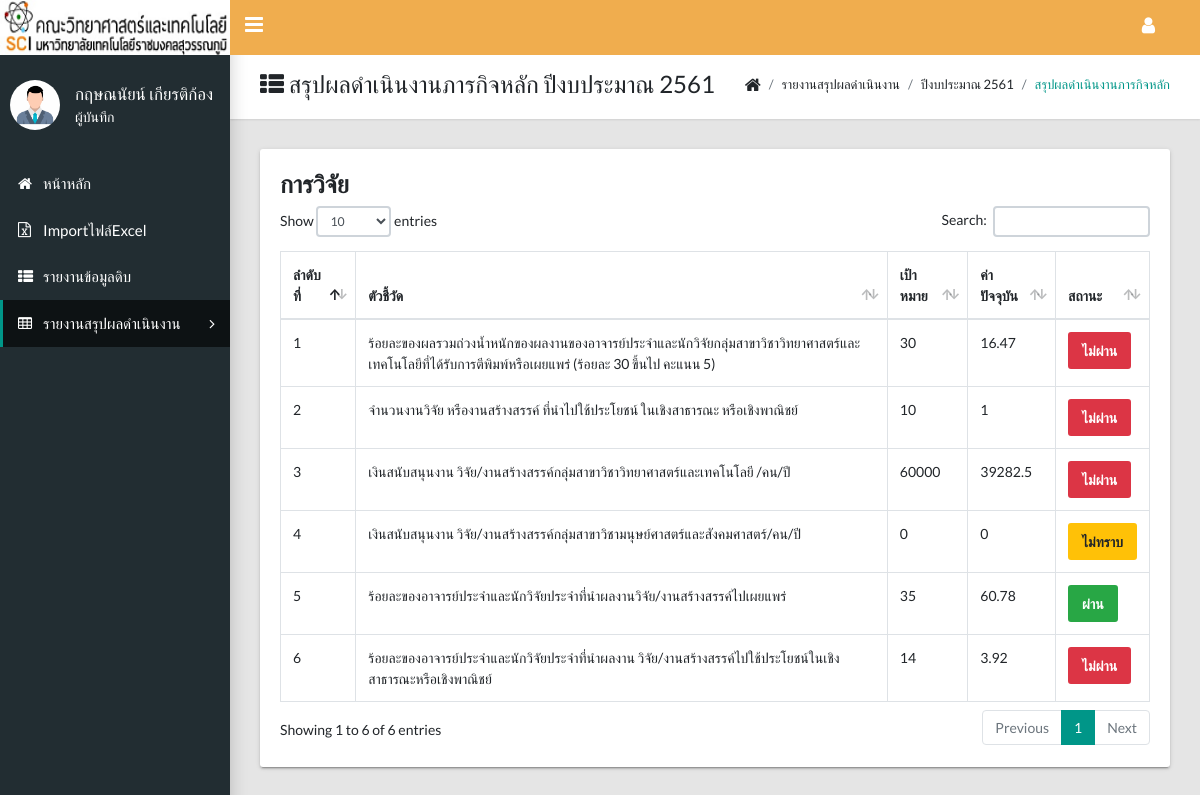
Page /report2561/sammary_report1_title2.php (signed in) on the committed database.
### tables this page shows
CREATE TABLE `operation1` (
  `oid` int(10) NOT NULL,
  `oname` varchar(255) NOT NULL,
  `goal` float NOT NULL,
  `present` float NOT NULL,
  `past` float NOT NULL
);

### report2561/sql_report1.php (called while the page is built, shortened)
<?php
$sql_report1_title2_no1 = "SELECT oid, oname, goal, present from operation1 where oid = 13 ;";
$result_report1_title2_no1 = $conn->query($sql_report1_title2_no1);
$report1_title2_no1 = mysqli_fetch_array($result_report1_title2_no1);
$sql_report1_title2_no2 = "SELECT oid, oname, goal, present from operation1 where oid = 14 ;";
$result_report1_title2_no2 = $conn->query($sql_report1_title2_no2);
$report1_title2_no2 = mysqli_fetch_array($result_report1_title2_no2);
$sql_report1_title2_no3 = "SELECT oid, oname, goal, present from operation1 where oid = 15 ;";
$result_report1_title2_no3 = $conn->query($sql_report1_title2_no3);
$report1_title2_no3 = mysqli_fetch_array($result_report1_title2_no3);
$sql_report1_title2_no4 = "SELECT oid, oname, goal, present from operation1 where oid = 16 ;";
$result_report1_title2_no4 = $conn->query($sql_report1_title2_no4);
$report1_title2_no4 = mysqli_fetch_array($result_report1_title2_no4);
$sql_report1_title2_no5 = "SELECT oid, oname, goal, present from operation1 where oid = 17 ;";
$result_report1_title2_no5 = $conn->query($sql_report1_title2_no5);
$report1_title2_no5 = mysqli_fetch_array($result_report1_title2_no5);
$sql_report1_title2_no6 = "SELECT oid, oname, goal, present from operation1 where oid = 18 ;";
$result_report1_title2_no6 = $conn->query($sql_report1_title2_no6);
$report1_title2_no6 = mysqli_fetch_array($result_report1_title2_no6);

### report2561/sammary_report1_title2.php (the view, shortened to what this page needs)
<!DOCTYPE html>
<html lang="en">
<head>
  <link rel="stylesheet" type="text/css" href="../css/main.css">
  <link rel="stylesheet" type="text/css" href="https://maxcdn.bootstrapcdn.com/font-awesome/4.7.0/css/font-awesome.min.css">
</head>
<body class="app sidebar-mini rtl">
  <header class="app-header"><a href="../index.php"><img src="../img/p3.png" height="55" width="230"></a>
    <a class="app-sidebar__toggle" href="#" data-toggle="sidebar" aria-label="Hide Sidebar"></a>
    <ul class="app-nav">
      <?php if (isset($_SESSION['id'])) { ?>
        <li class="dropdown"><a class="app-nav__item" href="#" data-toggle="dropdown" aria-label="Open Profile Menu"><i class="fa fa-user fa-lg"></i></a>
        </li>
      <?php } else { ?>
      <?php } ?>
    </ul>
  </header>
  <aside class="app-sidebar">
    <?php if (isset($_SESSION['id'])) { ?>
      <div class="app-sidebar__user"><img class="app-sidebar__user-avatar" src="../img/p21.jpg " height="50" width="50" alt="User Image">
        <div>
          <p class="app-sidebar__user-name"><?php echo $_SESSION['name'] ?></p>
          <p class="app-sidebar__user-designation"><?php echo $_SESSION['status'] ?></p>
        </div>
      </div>
    <?php } else { ?>
    <?php } ?>
    <ul class="app-menu">
      <li><a class="app-menu__item " href="../index.php"><i class="app-menu__icon fa fa-home"></i><span class="app-menu__label">หน้าหลัก</span></a></li>
      <?php if (isset($_SESSION['id'])) { ?>
        <?php if ($_SESSION['status'] == "ผู้บันทึก") { ?>
          <li><a class="app-menu__item " href="../import_excel.php"><i class="app-menu__icon fa fa-file-excel-o"></i><span class="app-menu__label">Importไฟล์Excel</span></a></li>
        <?php } ?>
        <li><a class="app-menu__item " href="../show_data.php"><i class="app-menu__icon fa fa-th-list"></i><span class="app-menu__label">รายงานข้อมูลดิบ</span></a></li>
        <li class="treeview"><a class="app-menu__item active" href="#" data-toggle="treeview"><i class="app-menu__icon fa fa-table"></i><span class="app-menu__label">รายงานสรุปผลดำเนินงาน</span><i class="treeview-indicator fa fa-angle-right"></i></a>
        </li>
      <?php } else { ?>
        <li><a class="app-menu__item " href="login1.php"><i class="app-menu__icon fa fa-sign-in"></i><span class="app-menu__label">เข้าสู่ระบบ</span></a></li>
      <?php } ?>
    </ul>
  </aside>
  <main class="app-content">
    <div class="app-title">
      <div>
        <h1><i class="fa fa-th-list"></i> สรุปผลดำเนินงานภารกิจหลัก ปีงบประมาณ 2561</h1>
      </div>
      <ul class="app-breadcrumb breadcrumb side">
        <li class="breadcrumb-item"><i class="fa fa-home fa-lg"></i></li>
        <li class="breadcrumb-item">รายงานสรุปผลดำเนินงาน</li>
        <li class="breadcrumb-item">ปีงบประมาณ 2561</li>
        <li class="breadcrumb-item active"><a href="#">สรุปผลดำเนินงานภารกิจหลัก</a></li>
      </ul>
    </div>
    <?php
    include_once('../connect.php');
    include_once('sql_report1.php');
    ?>
    <div class="row">
      <div class="col-md-12">
        <div class="tile">
          <h3 class="tile-body">การวิจัย</h3>
          <table class="table table-hover table-bordered" id="sampleTable">
            <thead>
              <tr>
                <th>ลำดับที่</th>
                <th>ตัวชี้วัด</th>
                <th>เป้าหมาย</th>
                <th>ค่าปัจจุบัน</th>
                <th>สถานะ</th>
              </tr>
            </thead>
            <tbody>
              <?php
              echo "<tr>";
              echo "<td>1</td>";
              echo "<td>" . $report1_title2_no1["oname"] . "</td>";
              echo "<td>" . $report1_title2_no1["goal"] . "</td>";
              echo "<td>" . $report1_title2_no1["present"] . "</td>";
              if ($report1_title2_no1["present"] >= $report1_title2_no1["goal"] && $report1_title2_no1["present"] != 0) {
                echo "<td><button class='btn btn-success' type='button'>ผ่าน</button></td>";
              } else if ($report1_title2_no1["present"] < $report1_title2_no1["goal"] && $report1_title2_no1["present"] != 0) {
                echo "<td><button class='btn btn-danger' type='button'>ไม่ผ่าน</button></td>";
              } else {
                echo "<td><button class='btn btn-warning' type='button'>ไม่ทราบ</button></td>";
              }
              echo "</tr>";
              echo "<tr>";
              echo "<td>2</td>";
              echo "<td>" . $report1_title2_no2["oname"] . "</td>";
              echo "<td>" . $report1_title2_no2["goal"] . "</td>";
              echo "<td>" . $report1_title2_no2["present"] . "</td>";
              if ($report1_title2_no2["present"] >= $report1_title2_no2["goal"] && $report1_title2_no2["present"] != 0) {
                echo "<td><button class='btn btn-success' type='button'>ผ่าน</button></td>";
              } else if ($report1_title2_no2["present"] < $report1_title2_no2["goal"] && $report1_title2_no2["present"] != 0) {
                echo "<td><button class='btn btn-danger' type='button'>ไม่ผ่าน</button></td>";
              } else {
                echo "<td><button class='btn btn-warning' type='button'>ไม่ทราบ</button></td>";
              }
              echo "</tr>";
              echo "<tr>";
              echo "<td>3</td>";
              echo "<td>" . $report1_title2_no3["oname"] . "</td>";
              echo "<td>" . $report1_title2_no3["goal"] . "</td>";
              echo "<td>" . $report1_title2_no3["present"] . "</td>";
              if ($report1_title2_no3["present"] >= $report1_title2_no3["goal"] && $report1_title2_no3["present"] != 0) {
                echo "<td><button class='btn btn-success' type='button'>ผ่าน</button></td>";
              } else if ($report1_title2_no3["present"] < $report1_title2_no3["goal"] && $report1_title2_no3["present"] != 0) {
                echo "<td><button class='btn btn-danger' type='button'>ไม่ผ่าน</button></td>";
              } else {
                echo "<td><button class='btn btn-warning' type='button'>ไม่ทราบ</button></td>";
              }
              echo "</tr>";
              echo "<tr>";
              echo "<td>4</td>";
              echo "<td>" . $report1_title2_no4["oname"] . "</td>";
              echo "<td>" . $report1_title2_no4["goal"] . "</td>";
              echo "<td>" . $report1_title2_no4["present"] . "</td>";
              if ($report1_title2_no4["present"] >= $report1_title2_no4["goal"] && $report1_title2_no4["present"] != 0) {
                echo "<td><button class='btn btn-success' type='button'>ผ่าน</button></td>";
              } else if ($report1_title2_no4["present"] < $report1_title2_no4["goal"] && $report1_title2_no4["present"] != 0) {
                echo "<td><button class='btn btn-danger' type='button'>ไม่ผ่าน</button></td>";
              } else {
                echo "<td><button class='btn btn-warning' type='button'>ไม่ทราบ</button></td>";
              }
              echo "</tr>";
              echo "<tr>";
              echo "<td>5</td>";
              echo "<td>" . $report1_title2_no5["oname"] . "</td>";
              echo "<td>" . $report1_title2_no5["goal"] . "</td>";
              echo "<td>" . $report1_title2_no5["present"] . "</td>";
              if ($report1_title2_no5["present"] >= $report1_title2_no5["goal"] && $report1_title2_no5["present"] != 0) {
                echo "<td><button class='btn btn-success' type='button'>ผ่าน</button></td>";
              } else if ($report1_title2_no5["present"] < $report1_title2_no5["goal"] && $report1_title2_no5["present"] != 0) {
                echo "<td><button class='btn btn-danger' type='button'>ไม่ผ่าน</button></td>";
              } else {
                echo "<td><button class='btn btn-warning' type='button'>ไม่ทราบ</button></td>";
              }
              echo "</tr>";
              echo "<tr>";
              echo "<td>6</td>";
              echo "<td>" . $report1_title2_no6["oname"] . "</td>";
              echo "<td>" . $report1_title2_no6["goal"] . "</td>";
              echo "<td>" . $report1_title2_no6["present"] . "</td>";
              if ($report1_title2_no6["present"] >= $report1_title2_no6["goal"] && $report1_title2_no6["present"] != 0) {
                echo "<td><button class='btn btn-success' type='button'>ผ่าน</button></td>";
              } else if ($report1_title2_no6["present"] < $report1_title2_no6["goal"] && $report1_title2_no6["present"] != 0) {
                echo "<td><button class='btn btn-danger' type='button'>ไม่ผ่าน</button></td>";
              } else {
                echo "<td><button class='btn btn-warning' type='button'>ไม่ทราบ</button></td>";
              }
              echo "</tr>";
              ?>
            </tbody>
          </table>
        </div>
      </div>
    </div>
  </main>
</body>
</html>

### rows in the picture
operation1: oname "ร้อยละของผลรวมถ่วงน้ำหนักของผลงานของอาจารย์ประจำและนักวิจัยกลุ่มสาขาวิชาวิทยาศาสตร์และเทคโนโลยีที่ได้รับการตีพิมพ์หรือเผยแพร่ (ร้อยละ 30 ขึ้นไป คะแนน 5)", goal "30", present "16.47"
operation1: oname "จำนวนงานวิจัย หรืองานสร้างสรรค์ ที่นำไปใช้ประโยชน์ ในเชิงสาธารณะ หรือเชิงพาณิชย์", goal "10", present "1"
operation1: oname "เงินสนับสนุนงาน วิจัย/งานสร้างสรรค์กลุ่มสาขาวิชาวิทยาศาสตร์และเทคโนโลยี /คน/ปี", goal "60000", present "39282.5"
operation1: oname "เงินสนับสนุนงาน วิจัย/งานสร้างสรรค์กลุ่มสาขาวิชามนุษย์ศาสตร์และสังคมศาสตร์/คน/ปี", goal "0", present "0"
operation1: oname "ร้อยละของอาจารย์ประจำและนักวิจัยประจำที่นำผลงานวิจัย/งานสร้างสรรค์ไปเผยแพร่", goal "35", present "60.78"
operation1: oname "ร้อยละของอาจารย์ประจำและนักวิจัยประจำที่นำผลงาน วิจัย/งานสร้างสรรค์ไปใช้ประโยชน์ในเชิงสาธารณะหรือเชิงพาณิชย์", goal "14", present "3.92"

### other values in the picture
$_SESSION['name'] "กฤษณนัยน์ เกียรติก้อง"
$_SESSION['status'] "ผู้บันทึก"
